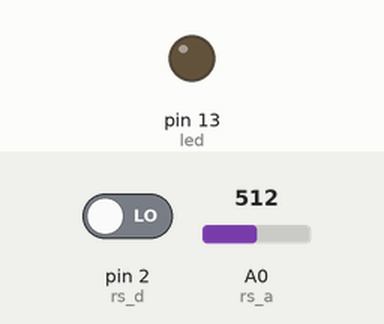
The sketch below on a simulated Arduino Uno, built with avr-gcc and run on an emulated ATmega328P. On the bench: output pins drawn as LEDs (lit = HIGH). The inputs (shaded band) are chosen by the test bench; at power-on: pin 2 (rs_d) LOW, A0 (rs_a) = 512.

Above: at 1.2 s.
1.3 s: pin 2 (rs_d) driven HIGH
At 2.5 s:
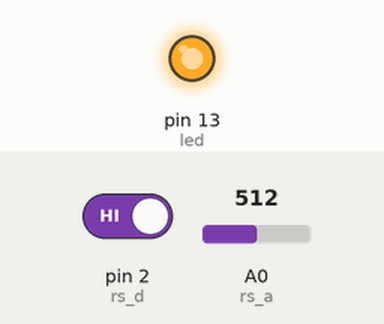
2.8 s: pin 2 (rs_d) driven LOW
At 3.7 s:
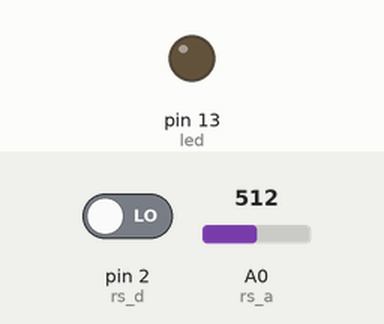
Timing chart, 0 to 5.8 s (numbered marks = the images above; inputs shaded):
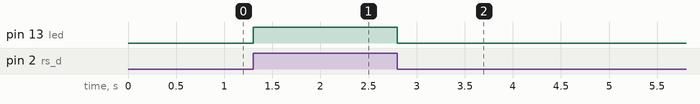

Measured:
- after the input at 1.3 s, pin 13 (led): LOW → HIGH at once
- after the input at 2.8 s, pin 13 (led): HIGH → LOW at once

The sketch:

Aula_75.ino
```cpp
#define rs_a A0
#define rs_d 2
#define led 13

void setup() {
  pinMode(rs_d,INPUT);
  pinMode(led,OUTPUT);
}

void loop() {
  int valor_d=digitalRead(rs_d);
  int valor_a=analogRead(rs_a);

  if(valor_d == 1){
    digitalWrite(led,HIGH);
  }else{
    digitalWrite(led,LOW);
  }
}
```
